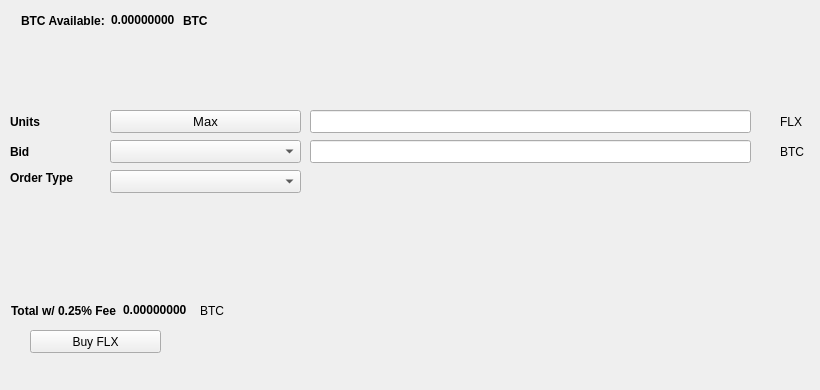
   <widget class="QWidget" name="BuyTab">
    <attribute name="title">
     <string>Buy</string>
    </attribute>
    <widget class="QPushButton" name="BuyFLX">
     <property name="geometry">
      <rect>
       <x>30</x>
       <y>330</y>
       <width>131</width>
       <height>23</height>
      </rect>
     </property>
     <property name="text">
      <string>Buy FLX</string>
     </property>
     <property name="icon">
      <iconset resource="../flexinodes.qrc">
       <normaloff>:/icons/bitcoin</normaloff>:/icons/bitcoin</iconset>
     </property>
    </widget>
    <widget class="QLabel" name="label_3">
     <property name="geometry">
      <rect>
       <x>10</x>
       <y>110</y>
       <width>46</width>
       <height>23</height>
      </rect>
     </property>
     <property name="font">
      <font>
       <weight>75</weight>
       <bold>true</bold>
      </font>
     </property>
     <property name="text">
      <string>Units</string>
     </property>
    </widget>
    <widget class="QLineEdit" name="UnitsInput">
     <property name="geometry">
      <rect>
       <x>310</x>
       <y>110</y>
       <width>441</width>
       <height>23</height>
      </rect>
     </property>
     <property name="font">
      <font>
       <pointsize>9</pointsize>
       <weight>75</weight>
       <bold>true</bold>
      </font>
     </property>
    </widget>
    <widget class="QLineEdit" name="BuyBidPriceEdit">
     <property name="geometry">
      <rect>
       <x>310</x>
       <y>140</y>
       <width>441</width>
       <height>23</height>
      </rect>
     </property>
     <property name="font">
      <font>
       <pointsize>9</pointsize>
       <weight>75</weight>
       <bold>true</bold>
      </font>
     </property>
    </widget>
    <widget class="QLabel" name="label_4">
     <property name="geometry">
      <rect>
       <x>780</x>
       <y>110</y>
       <width>31</width>
       <height>23</height>
      </rect>
     </property>
     <property name="text">
      <string>FLX</string>
     </property>
    </widget>
    <widget class="QLabel" name="label_5">
     <property name="geometry">
      <rect>
       <x>780</x>
       <y>140</y>
       <width>31</width>
       <height>23</height>
      </rect>
     </property>
     <property name="text">
      <string>BTC</string>
     </property>
    </widget>
    <widget class="QLabel" name="label_6">
     <property name="geometry">
      <rect>
       <x>10</x>
       <y>140</y>
       <width>46</width>
       <height>23</height>
      </rect>
     </property>
     <property name="font">
      <font>
       <weight>75</weight>
       <bold>true</bold>
      </font>
     </property>
     <property name="text">
      <string>Bid</string>
     </property>
    </widget>
    <widget class="QLabel" name="label_7">
     <property name="geometry">
      <rect>
       <x>10</x>
       <y>170</y>
       <width>91</width>
       <height>16</height>
      </rect>
     </property>
     <property name="font">
      <font>
       <weight>75</weight>
       <bold>true</bold>
      </font>
     </property>
     <property name="text">
      <string>Order Type</string>
     </property>
    </widget>
    <widget class="QPushButton" name="Buy_Max_Amount">
     <property name="geometry">
      <rect>
       <x>110</x>
       <y>110</y>
       <width>191</width>
       <height>23</height>
      </rect>
     </property>
     <property name="font">
      <font>
       <pointsize>10</pointsize>
      </font>
     </property>
     <property name="text">
      <string>Max</string>
     </property>
    </widget>
    <widget class="QComboBox" name="BuyBidcomboBox">
     <property name="geometry">
      <rect>
       <x>110</x>
       <y>140</y>
       <width>191</width>
       <height>23</height>
      </rect>
     </property>
     <property name="font">
      <font>
       <pointsize>10</pointsize>
      </font>
     </property>
    </widget>
    <widget class="QComboBox" name="buyOrdertypeCombo">
     <property name="geometry">
      <rect>
       <x>110</x>
       <y>170</y>
       <width>191</width>
       <height>23</height>
      </rect>
     </property>
     <property name="font">
      <font>
       <pointsize>10</pointsize>
      </font>
     </property>
    </widget>
    <widget class="QWidget" name="layoutWidget1">
     <property name="geometry">
      <rect>
       <x>21</x>
       <y>11</y>
       <width>227</width>
       <height>19</height>
      </rect>
     </property>
     <layout class="QHBoxLayout" name="horizontalLayout_3">
      <item>
       <widget class="QLabel" name="label232">
        <property name="font">
         <font>
          <weight>75</weight>
          <bold>true</bold>
         </font>
        </property>
        <property name="text">
         <string>BTC Available:</string>
        </property>
       </widget>
      </item>
      <item>
       <widget class="QLabel" name="BtcAvailableLbl">
        <property name="palette">
         <palette>
          <active>
           <colorrole role="WindowText">
            <brush brushstyle="SolidPattern">
             <color alpha="255">
              <red>0</red>
              <green>0</green>
              <blue>0</blue>
             </color>
            </brush>
           </colorrole>
           <colorrole role="Button">
            <brush brushstyle="SolidPattern">
             <color alpha="255">
              <red>0</red>
              <green>170</green>
              <blue>0</blue>
             </color>
            </brush>
           </colorrole>
           <colorrole role="Light">
            <brush brushstyle="SolidPattern">
             <color alpha="255">
              <red>0</red>
              <green>255</green>
              <blue>0</blue>
             </color>
            </brush>
           </colorrole>
           <colorrole role="Midlight">
            <brush brushstyle="SolidPattern">
             <color alpha="255">
              <red>0</red>
              <green>212</green>
              <blue>0</blue>
             </color>
            </brush>
           </colorrole>
           <colorrole role="Dark">
            <brush brushstyle="SolidPattern">
             <color alpha="255">
              <red>0</red>
              <green>85</green>
              <blue>0</blue>
             </color>
            </brush>
           </colorrole>
           <colorrole role="Mid">
            <brush brushstyle="SolidPattern">
             <color alpha="255">
              <red>0</red>
              <green>113</green>
              <blue>0</blue>
             </color>
            </brush>
           </colorrole>
           <colorrole role="Text">
            <brush brushstyle="SolidPattern">
             <color alpha="255">
              <red>0</red>
              <green>170</green>
              <blue>0</blue>
             </color>
            </brush>
           </colorrole>
           <colorrole role="BrightText">
            <brush brushstyle="SolidPattern">
             <color alpha="255">
              <red>255</red>
              <green>255</green>
              <blue>255</blue>
             </color>
            </brush>
           </colorrole>
           <colorrole role="ButtonText">
            <brush brushstyle="SolidPattern">
             <color alpha="255">
              <red>0</red>
              <green>0</green>
              <blue>0</blue>
             </color>
            </brush>
           </colorrole>
           <colorrole role="Base">
            <brush brushstyle="SolidPattern">
             <color alpha="255">
              <red>255</red>
              <green>255</green>
              <blue>255</blue>
             </color>
            </brush>
           </colorrole>
           <colorrole role="Window">
            <brush brushstyle="SolidPattern">
             <color alpha="255">
              <red>0</red>
              <green>170</green>
              <blue>0</blue>
             </color>
            </brush>
           </colorrole>
           <colorrole role="Shadow">
            <brush brushstyle="SolidPattern">
             <color alpha="255">
              <red>0</red>
              <green>0</green>
              <blue>0</blue>
             </color>
            </brush>
           </colorrole>
           <colorrole role="AlternateBase">
            <brush brushstyle="SolidPattern">
             <color alpha="255">
              <red>127</red>
              <green>212</green>
              <blue>127</blue>
             </color>
            </brush>
           </colorrole>
           <colorrole role="ToolTipBase">
            <brush brushstyle="SolidPattern">
             <color alpha="255">
              <red>255</red>
              <green>255</green>
              <blue>220</blue>
             </color>
            </brush>
           </colorrole>
           <colorrole role="ToolTipText">
            <brush brushstyle="SolidPattern">
             <color alpha="255">
              <red>0</red>
              <green>0</green>
              <blue>0</blue>
             </color>
            </brush>
           </colorrole>
          </active>
          <inactive>
           <colorrole role="WindowText">
            <brush brushstyle="SolidPattern">
             <color alpha="255">
              <red>0</red>
              <green>0</green>
              <blue>0</blue>
             </color>
            </brush>
           </colorrole>
           <colorrole role="Button">
            <brush brushstyle="SolidPattern">
             <color alpha="255">
              <red>0</red>
              <green>170</green>
              <blue>0</blue>
             </color>
            </brush>
           </colorrole>
           <colorrole role="Light">
            <brush brushstyle="SolidPattern">
             <color alpha="255">
              <red>0</red>
              <green>255</green>
              <blue>0</blue>
             </color>
            </brush>
           </colorrole>
           <colorrole role="Midlight">
            <brush brushstyle="SolidPattern">
             <color alpha="255">
              <red>0</red>
              <green>212</green>
              <blue>0</blue>
             </color>
            </brush>
           </colorrole>
           <colorrole role="Dark">
            <brush brushstyle="SolidPattern">
             <color alpha="255">
              <red>0</red>
              <green>85</green>
              <blue>0</blue>
             </color>
            </brush>
           </colorrole>
           <colorrole role="Mid">
            <brush brushstyle="SolidPattern">
             <color alpha="255">
              <red>0</red>
              <green>113</green>
              <blue>0</blue>
             </color>
            </brush>
           </colorrole>
           <colorrole role="Text">
            <brush brushstyle="SolidPattern">
             <color alpha="255">
              <red>0</red>
              <green>170</green>
              <blue>0</blue>
             </color>
            </brush>
           </colorrole>
           <colorrole role="BrightText">
            <brush brushstyle="SolidPattern">
             <color alpha="255">
              <red>255</red>
              <green>255</green>
              <blue>255</blue>
             </color>
            </brush>
           </colorrole>
           <colorrole role="ButtonText">
            <brush brushstyle="SolidPattern">
             <color alpha="255">
              <red>0</red>
              <green>0</green>
              <blue>0</blue>
             </color>
            </brush>
           </colorrole>
           <colorrole role="Base">
            <brush brushstyle="SolidPattern">
             <color alpha="255">
              <red>255</red>
              <green>255</green>
              <blue>255</blue>
             </color>
            </brush>
           </colorrole>
           <colorrole role="Window">
            <brush brushstyle="SolidPattern">
             <color alpha="255">
              <red>0</red>
              <green>170</green>
              <blue>0</blue>
             </color>
            </brush>
           </colorrole>
           <colorrole role="Shadow">
            <brush brushstyle="SolidPattern">
             <color alpha="255">
              <red>0</red>
              <green>0</green>
              <blue>0</blue>
             </color>
            </brush>
           </colorrole>
           <colorrole role="AlternateBase">
            <brush brushstyle="SolidPattern">
             <color alpha="255">
              <red>127</red>
              <green>212</green>
              <blue>127</blue>
             </color>
            </brush>
           </colorrole>
           <colorrole role="ToolTipBase">
            <brush brushstyle="SolidPattern">
             <color alpha="255">
              <red>255</red>
              <green>255</green>
              <blue>220</blue>
             </color>
            </brush>
           </colorrole>
           <colorrole role="ToolTipText">
            <brush brushstyle="SolidPattern">
             <color alpha="255">
              <red>0</red>
              <green>0</green>
              <blue>0</blue>
             </color>
            </brush>
           </colorrole>
          </inactive>
          <disabled>
           <colorrole role="WindowText">
            <brush brushstyle="SolidPattern">
             <color alpha="255">
              <red>0</red>
              <green>85</green>
              <blue>0</blue>
             </color>
            </brush>
           </colorrole>
           <colorrole role="Button">
            <brush brushstyle="SolidPattern">
             <color alpha="255">
              <red>0</red>
              <green>170</green>
              <blue>0</blue>
             </color>
            </brush>
           </colorrole>
           <colorrole role="Light">
            <brush brushstyle="SolidPattern">
             <color alpha="255">
              <red>0</red>
              <green>255</green>
              <blue>0</blue>
             </color>
            </brush>
           </colorrole>
           <colorrole role="Midlight">
            <brush brushstyle="SolidPattern">
             <color alpha="255">
              <red>0</red>
              <green>212</green>
              <blue>0</blue>
             </color>
            </brush>
           </colorrole>
           <colorrole role="Dark">
            <brush brushstyle="SolidPattern">
             <color alpha="255">
              <red>0</red>
              <green>85</green>
              <blue>0</blue>
             </color>
            </brush>
           </colorrole>
           <colorrole role="Mid">
            <brush brushstyle="SolidPattern">
             <color alpha="255">
              <red>0</red>
              <green>113</green>
              <blue>0</blue>
             </color>
            </brush>
           </colorrole>
           <colorrole role="Text">
            <brush brushstyle="SolidPattern">
             <color alpha="255">
              <red>0</red>
              <green>85</green>
              <blue>0</blue>
             </color>
            </brush>
           </colorrole>
           <colorrole role="BrightText">
            <brush brushstyle="SolidPattern">
             <color alpha="255">
              <red>255</red>
              <green>255</green>
              <blue>255</blue>
             </color>
            </brush>
           </colorrole>
           <colorrole role="ButtonText">
            <brush brushstyle="SolidPattern">
             <color alpha="255">
              <red>0</red>
              <green>85</green>
              <blue>0</blue>
             </color>
            </brush>
           </colorrole>
           <colorrole role="Base">
            <brush brushstyle="SolidPattern">
             <color alpha="255">
              <red>0</red>
              <green>170</green>
              <blue>0</blue>
             </color>
            </brush>
           </colorrole>
           <colorrole role="Window">
            <brush brushstyle="SolidPattern">
             <color alpha="255">
              <red>0</red>
              <green>170</green>
              <blue>0</blue>
             </color>
            </brush>
           </colorrole>
           <colorrole role="Shadow">
            <brush brushstyle="SolidPattern">
             <color alpha="255">
              <red>0</red>
              <green>0</green>
              <blue>0</blue>
             </color>
            </brush>
           </colorrole>
           <colorrole role="AlternateBase">
            <brush brushstyle="SolidPattern">
             <color alpha="255">
              <red>0</red>
              <green>170</green>
              <blue>0</blue>
             </color>
            </brush>
           </colorrole>
           <colorrole role="ToolTipBase">
            <brush brushstyle="SolidPattern">
             <color alpha="255">
              <red>255</red>
              <green>255</green>
              <blue>220</blue>
             </color>
            </brush>
           </colorrole>
           <colorrole role="ToolTipText">
            <brush brushstyle="SolidPattern">
             <color alpha="255">
              <red>0</red>
              <green>0</green>
              <blue>0</blue>
             </color>
            </brush>
           </colorrole>
          </disabled>
         </palette>
        </property>
        <property name="font">
         <font>
          <weight>75</weight>
          <bold>true</bold>
         </font>
        </property>
        <property name="text">
         <string>0.00000000</string>
        </property>
        <property name="textInteractionFlags">
         <set>Qt::LinksAccessibleByMouse|Qt::TextSelectableByKeyboard|Qt::TextSelectableByMouse</set>
        </property>
       </widget>
      </item>
      <item>
       <widget class="QLabel" name="BtcAvailableLbl_2">
        <property name="font">
         <font>
          <weight>75</weight>
          <bold>true</bold>
         </font>
        </property>
        <property name="text">
         <string>BTC</string>
        </property>
       </widget>
      </item>
     </layout>
    </widget>
    <widget class="QWidget" name="layoutWidge2">
     <property name="geometry">
      <rect>
       <x>11</x>
       <y>301</y>
       <width>259</width>
       <height>19</height>
      </rect>
     </property>
     <layout class="QHBoxLayout" name="horizontalLayout_4">
      <item>
       <widget class="QLabel" name="label_9">
        <property name="font">
         <font>
          <weight>75</weight>
          <bold>true</bold>
         </font>
        </property>
        <property name="text">
         <string>Total w/ 0.25% Fee</string>
        </property>
       </widget>
      </item>
      <item>
       <widget class="QLabel" name="BuyCostLabel">
        <property name="palette">
         <palette>
          <active>
           <colorrole role="WindowText">
            <brush brushstyle="SolidPattern">
             <color alpha="255">
              <red>0</red>
              <green>0</green>
              <blue>0</blue>
             </color>
            </brush>
           </colorrole>
           <colorrole role="Button">
            <brush brushstyle="SolidPattern">
             <color alpha="255">
              <red>0</red>
              <green>170</green>
              <blue>0</blue>
             </color>
            </brush>
           </colorrole>
           <colorrole role="Light">
            <brush brushstyle="SolidPattern">
             <color alpha="255">
              <red>0</red>
              <green>255</green>
              <blue>0</blue>
             </color>
            </brush>
           </colorrole>
           <colorrole role="Midlight">
            <brush brushstyle="SolidPattern">
             <color alpha="255">
              <red>0</red>
              <green>212</green>
              <blue>0</blue>
             </color>
            </brush>
           </colorrole>
           <colorrole role="Dark">
            <brush brushstyle="SolidPattern">
             <color alpha="255">
              <red>0</red>
              <green>85</green>
              <blue>0</blue>
             </color>
            </brush>
           </colorrole>
           <colorrole role="Mid">
            <brush brushstyle="SolidPattern">
             <color alpha="255">
              <red>0</red>
              <green>113</green>
              <blue>0</blue>
             </color>
            </brush>
           </colorrole>
           <colorrole role="Text">
            <brush brushstyle="SolidPattern">
             <color alpha="255">
              <red>0</red>
              <green>170</green>
              <blue>0</blue>
             </color>
            </brush>
           </colorrole>
           <colorrole role="BrightText">
            <brush brushstyle="SolidPattern">
             <color alpha="255">
              <red>255</red>
              <green>255</green>
              <blue>255</blue>
             </color>
            </brush>
           </colorrole>
           <colorrole role="ButtonText">
            <brush brushstyle="SolidPattern">
             <color alpha="255">
              <red>0</red>
              <green>0</green>
              <blue>0</blue>
             </color>
            </brush>
           </colorrole>
           <colorrole role="Base">
            <brush brushstyle="SolidPattern">
             <color alpha="255">
              <red>255</red>
              <green>255</green>
              <blue>255</blue>
             </color>
            </brush>
           </colorrole>
           <colorrole role="Window">
            <brush brushstyle="SolidPattern">
             <color alpha="255">
              <red>0</red>
              <green>170</green>
              <blue>0</blue>
             </color>
            </brush>
           </colorrole>
           <colorrole role="Shadow">
            <brush brushstyle="SolidPattern">
             <color alpha="255">
              <red>0</red>
              <green>0</green>
              <blue>0</blue>
             </color>
            </brush>
           </colorrole>
           <colorrole role="AlternateBase">
            <brush brushstyle="SolidPattern">
             <color alpha="255">
              <red>127</red>
              <green>212</green>
              <blue>127</blue>
             </color>
            </brush>
           </colorrole>
           <colorrole role="ToolTipBase">
            <brush brushstyle="SolidPattern">
             <color alpha="255">
              <red>255</red>
              <green>255</green>
              <blue>220</blue>
             </color>
            </brush>
           </colorrole>
           <colorrole role="ToolTipText">
            <brush brushstyle="SolidPattern">
             <color alpha="255">
              <red>0</red>
              <green>0</green>
              <blue>0</blue>
             </color>
            </brush>
           </colorrole>
          </active>
          <inactive>
           <colorrole role="WindowText">
            <brush brushstyle="SolidPattern">
             <color alpha="255">
              <red>0</red>
              <green>0</green>
              <blue>0</blue>
             </color>
            </brush>
           </colorrole>
           <colorrole role="Button">
            <brush brushstyle="SolidPattern">
             <color alpha="255">
              <red>0</red>
              <green>170</green>
              <blue>0</blue>
             </color>
            </brush>
           </colorrole>
           <colorrole role="Light">
            <brush brushstyle="SolidPattern">
             <color alpha="255">
              <red>0</red>
              <green>255</green>
              <blue>0</blue>
             </color>
            </brush>
           </colorrole>
           <colorrole role="Midlight">
            <brush brushstyle="SolidPattern">
             <color alpha="255">
              <red>0</red>
              <green>212</green>
              <blue>0</blue>
             </color>
            </brush>
           </colorrole>
           <colorrole role="Dark">
            <brush brushstyle="SolidPattern">
             <color alpha="255">
              <red>0</red>
              <green>85</green>
              <blue>0</blue>
             </color>
            </brush>
           </colorrole>
           <colorrole role="Mid">
            <brush brushstyle="SolidPattern">
             <color alpha="255">
              <red>0</red>
              <green>113</green>
              <blue>0</blue>
             </color>
            </brush>
           </colorrole>
           <colorrole role="Text">
            <brush brushstyle="SolidPattern">
             <color alpha="255">
              <red>0</red>
              <green>170</green>
              <blue>0</blue>
             </color>
            </brush>
           </colorrole>
           <colorrole role="BrightText">
            <brush brushstyle="SolidPattern">
             <color alpha="255">
              <red>255</red>
              <green>255</green>
              <blue>255</blue>
             </color>
            </brush>
           </colorrole>
           <colorrole role="ButtonText">
            <brush brushstyle="SolidPattern">
             <color alpha="255">
              <red>0</red>
              <green>0</green>
              <blue>0</blue>
             </color>
            </brush>
           </colorrole>
           <colorrole role="Base">
            <brush brushstyle="SolidPattern">
             <color alpha="255">
              <red>255</red>
              <green>255</green>
              <blue>255</blue>
             </color>
            </brush>
           </colorrole>
           <colorrole role="Window">
            <brush brushstyle="SolidPattern">
             <color alpha="255">
              <red>0</red>
              <green>170</green>
              <blue>0</blue>
             </color>
            </brush>
           </colorrole>
           <colorrole role="Shadow">
            <brush brushstyle="SolidPattern">
             <color alpha="255">
              <red>0</red>
              <green>0</green>
              <blue>0</blue>
             </color>
            </brush>
           </colorrole>
           <colorrole role="AlternateBase">
            <brush brushstyle="SolidPattern">
             <color alpha="255">
              <red>127</red>
              <green>212</green>
              <blue>127</blue>
             </color>
            </brush>
           </colorrole>
           <colorrole role="ToolTipBase">
            <brush brushstyle="SolidPattern">
             <color alpha="255">
              <red>255</red>
              <green>255</green>
              <blue>220</blue>
             </color>
            </brush>
           </colorrole>
           <colorrole role="ToolTipText">
            <brush brushstyle="SolidPattern">
             <color alpha="255">
              <red>0</red>
              <green>0</green>
              <blue>0</blue>
             </color>
            </brush>
           </colorrole>
          </inactive>
          <disabled>
           <colorrole role="WindowText">
            <brush brushstyle="SolidPattern">
             <color alpha="255">
              <red>0</red>
              <green>85</green>
              <blue>0</blue>
             </color>
            </brush>
           </colorrole>
           <colorrole role="Button">
            <brush brushstyle="SolidPattern">
             <color alpha="255">
              <red>0</red>
              <green>170</green>
              <blue>0</blue>
             </color>
            </brush>
           </colorrole>
           <colorrole role="Light">
            <brush brushstyle="SolidPattern">
             <color alpha="255">
              <red>0</red>
              <green>255</green>
              <blue>0</blue>
             </color>
            </brush>
           </colorrole>
           <colorrole role="Midlight">
            <brush brushstyle="SolidPattern">
             <color alpha="255">
              <red>0</red>
              <green>212</green>
              <blue>0</blue>
             </color>
            </brush>
           </colorrole>
           <colorrole role="Dark">
            <brush brushstyle="SolidPattern">
             <color alpha="255">
              <red>0</red>
              <green>85</green>
              <blue>0</blue>
             </color>
            </brush>
           </colorrole>
           <colorrole role="Mid">
            <brush brushstyle="SolidPattern">
             <color alpha="255">
              <red>0</red>
              <green>113</green>
              <blue>0</blue>
             </color>
            </brush>
           </colorrole>
           <colorrole role="Text">
            <brush brushstyle="SolidPattern">
             <color alpha="255">
              <red>0</red>
              <green>85</green>
              <blue>0</blue>
             </color>
            </brush>
           </colorrole>
           <colorrole role="BrightText">
            <brush brushstyle="SolidPattern">
             <color alpha="255">
              <red>255</red>
              <green>255</green>
              <blue>255</blue>
             </color>
            </brush>
           </colorrole>
           <colorrole role="ButtonText">
            <brush brushstyle="SolidPattern">
             <color alpha="255">
              <red>0</red>
              <green>85</green>
              <blue>0</blue>
             </color>
            </brush>
           </colorrole>
           <colorrole role="Base">
            <brush brushstyle="SolidPattern">
             <color alpha="255">
              <red>0</red>
              <green>170</green>
              <blue>0</blue>
             </color>
            </brush>
           </colorrole>
           <colorrole role="Window">
            <brush brushstyle="SolidPattern">
             <color alpha="255">
              <red>0</red>
              <green>170</green>
              <blue>0</blue>
             </color>
            </brush>
           </colorrole>
           <colorrole role="Shadow">
            <brush brushstyle="SolidPattern">
             <color alpha="255">
              <red>0</red>
              <green>0</green>
              <blue>0</blue>
             </color>
            </brush>
           </colorrole>
           <colorrole role="AlternateBase">
            <brush brushstyle="SolidPattern">
             <color alpha="255">
              <red>0</red>
              <green>170</green>
              <blue>0</blue>
             </color>
            </brush>
           </colorrole>
           <colorrole role="ToolTipBase">
            <brush brushstyle="SolidPattern">
             <color alpha="255">
              <red>255</red>
              <green>255</green>
              <blue>220</blue>
             </color>
            </brush>
           </colorrole>
           <colorrole role="ToolTipText">
            <brush brushstyle="SolidPattern">
             <color alpha="255">
              <red>0</red>
              <green>0</green>
              <blue>0</blue>
             </color>
            </brush>
           </colorrole>
          </disabled>
         </palette>
        </property>
        <property name="font">
         <font>
          <weight>75</weight>
          <bold>true</bold>
         </font>
        </property>
        <property name="autoFillBackground">
         <bool>false</bool>
        </property>
        <property name="text">
         <string>0.00000000</string>
        </property>
        <property name="textInteractionFlags">
         <set>Qt::LinksAccessibleByMouse|Qt::TextSelectableByMouse</set>
        </property>
       </widget>
      </item>
      <item>
       <widget class="QLabel" name="label_10">
        <property name="font">
         <font>
          <weight>50</weight>
          <bold>false</bold>
         </font>
        </property>
        <property name="text">
         <string>BTC</string>
        </property>
       </widget>
      </item>
     </layout>
    </widget>
    <widget class="QLabel" name="label_24">
     <property name="geometry">
      <rect>
       <x>460</x>
       <y>300</y>
       <width>281</width>
       <height>81</height>
      </rect>
     </property>
     <property name="text">
      <string/>
     </property>
     <property name="pixmap">
      <pixmap>:/images/bittrex</pixmap>
     </property>
    </widget>
   </widget>
